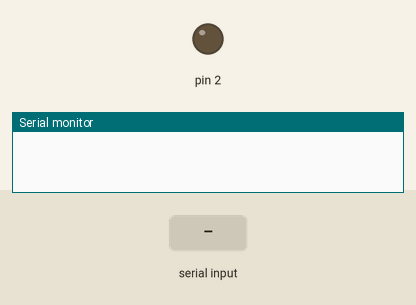
This sketch was run on a simulated Arduino Uno, built with avr-gcc and run on an emulated ATmega328P. Parts: output pins drawn as LEDs (lit = HIGH), the last lines printed to the serial monitor. The inputs (shaded band) are chosen by the test bench.

Above: at 1.2 s.
1.3 s: "h" received over Serial
At 2.5 s:
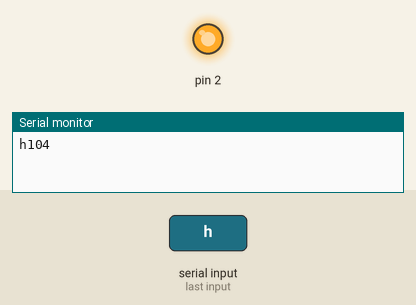
2.8 s: "l" received over Serial
At 3.8 s:
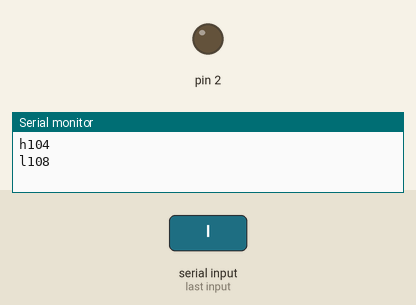
Timing chart, 0 to 5.8 s (numbered marks = the images above; inputs shaded):
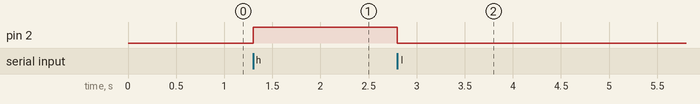

The sketch:

00_typeInSerialMonitor.ino
```cpp
bool ledState = LOW;

void setup() {
  Serial.begin(9600);
  pinMode(2,OUTPUT);
}

void loop() {
  if (Serial.available()>0){
    int x =Serial.read();
    //x is storing a number
    //if we write that number to the serial monitor
    //the monitor inteprets that number as ascii
    Serial.write(x);
    //if we Serial.print that number,
    //we print out the actual number, again as ascii
    Serial.println(x);

    if (x==104) //ascii number for h
      ledState = HIGH;
    else if (x==108) //ascii number for l
      ledState = LOW;

    digitalWrite(2,ledState);
  }
}
```

Measured:
- after the input at 1.3 s, pin 2: LOW → HIGH at once
- after the input at 2.8 s, pin 2: HIGH → LOW at once
